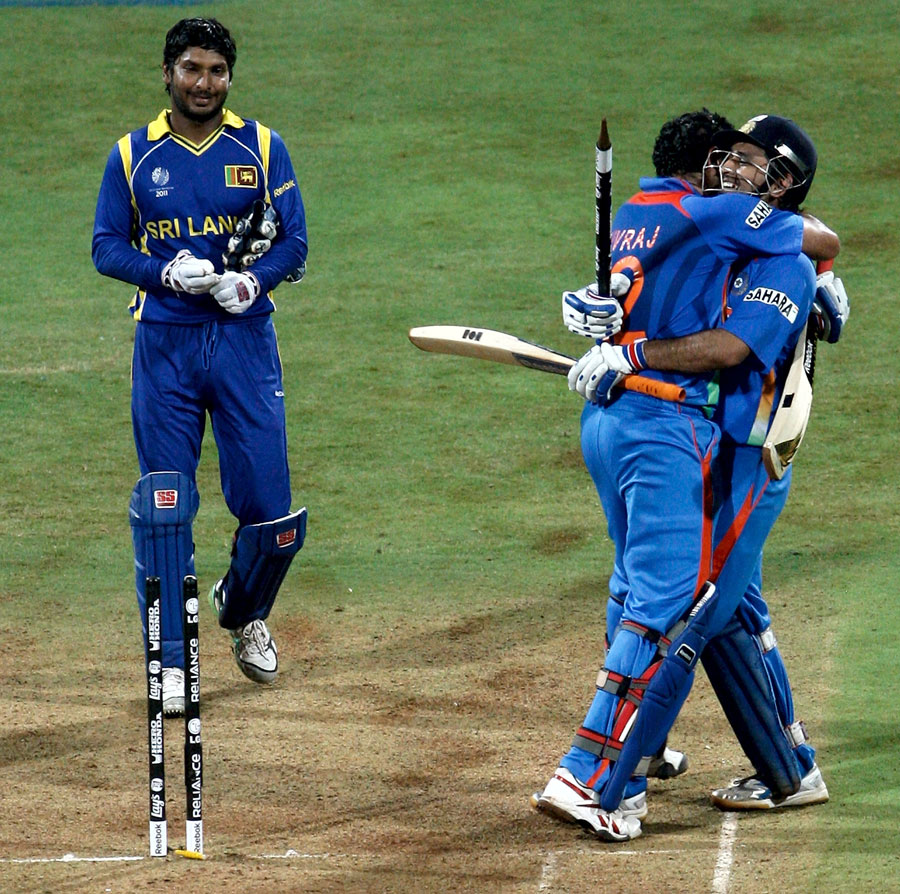
#> input picture my_work/zzz.jpg, 900 x 894 px
$ python pro5.py
#> lines starting #> are read from the running program, lines starting #| are printed output that depends on the picture
#resizing the fucking image
from PIL import Image

def main():
    try:
         #Relative Path
        img = Image.open("zzz.jpg")
#> img is the input picture: PIL image 900x894 RGB; mean R, G, B 101.5, 116.1, 93.4
        width, height = img.size
#> width = 900; height = 894

        img = img.resize((width/2, height/2))
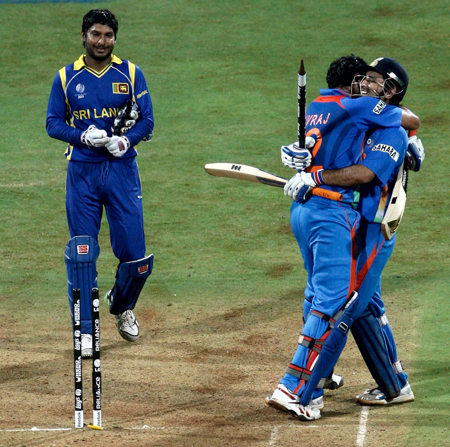
#> img: PIL image 450x447 RGB; mean R, G, B 101.5, 116.1, 93.4

        #Saved in the same relative location
        img.save("resized_picture.jpg")
    except IOError:
        print ("error")

if __name__ == "__main__":
    main()
